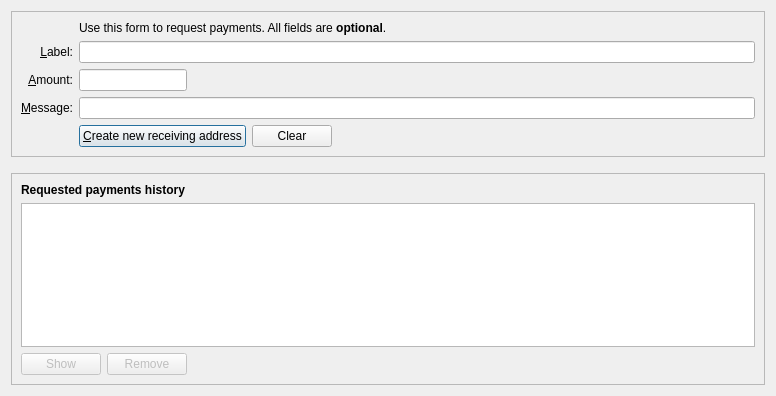
<?xml version="1.0" encoding="UTF-8"?>
<ui version="4.0">
 <class>ReceiveCoinsDialog</class>
 <widget class="QDialog" name="ReceiveCoinsDialog">
  <property name="geometry">
   <rect>
    <x>0</x>
    <y>0</y>
    <width>776</width>
    <height>396</height>
   </rect>
  </property>
  <layout class="QVBoxLayout" name="verticalLayout" stretch="0,0,1">
   <item>
    <widget class="QFrame" name="frame2">
     <property name="sizePolicy">
      <sizepolicy hsizetype="Preferred" vsizetype="Expanding">
       <horstretch>0</horstretch>
       <verstretch>0</verstretch>
      </sizepolicy>
     </property>
     <property name="frameShape">
      <enum>QFrame::StyledPanel</enum>
     </property>
     <property name="frameShadow">
      <enum>QFrame::Sunken</enum>
     </property>
     <layout class="QVBoxLayout" name="verticalLayout_3">
      <item>
       <layout class="QGridLayout" name="gridLayout">
        <item row="5" column="0">
         <widget class="QLabel" name="label">
          <property name="toolTip">
           <string>An optional amount to request. Leave this empty or zero to not request a specific amount.</string>
          </property>
          <property name="text">
           <string>&amp;Amount:</string>
          </property>
          <property name="alignment">
           <set>Qt::AlignRight|Qt::AlignTrailing|Qt::AlignVCenter</set>
          </property>
          <property name="buddy">
           <cstring>reqAmount</cstring>
          </property>
         </widget>
        </item>
        <item row="6" column="0">
         <widget class="QLabel" name="label_3">
          <property name="toolTip">
           <string>An optional message to attach to the payment request, which will be displayed when the request is opened. Note: The message will not be sent with the payment over the Kronein network.</string>
          </property>
          <property name="text">
           <string>&amp;Message:</string>
          </property>
          <property name="alignment">
           <set>Qt::AlignRight|Qt::AlignTrailing|Qt::AlignVCenter</set>
          </property>
          <property name="buddy">
           <cstring>reqMessage</cstring>
          </property>
         </widget>
        </item>
        <item row="4" column="2">
         <widget class="QLineEdit" name="reqLabel">
          <property name="toolTip">
           <string>An optional label to associate with the new receiving address (used by you to identify an invoice).  It is also attached to the payment request.</string>
          </property>
         </widget>
        </item>
        <item row="2" column="2">
         <widget class="QLabel" name="label_5">
          <property name="text">
           <string>Use this form to request payments. All fields are &lt;b&gt;optional&lt;/b&gt;.</string>
          </property>
         </widget>
        </item>
        <item row="4" column="0">
         <widget class="QLabel" name="label_2">
          <property name="toolTip">
           <string>An optional label to associate with the new receiving address.</string>
          </property>
          <property name="text">
           <string>&amp;Label:</string>
          </property>
          <property name="alignment">
           <set>Qt::AlignRight|Qt::AlignTrailing|Qt::AlignVCenter</set>
          </property>
          <property name="buddy">
           <cstring>reqLabel</cstring>
          </property>
         </widget>
        </item>
        <item row="6" column="2">
         <widget class="QLineEdit" name="reqMessage">
          <property name="toolTip">
           <string>An optional message that is attached to the payment request and may be displayed to the sender.</string>
          </property>
         </widget>
        </item>
        <item row="7" column="2">
         <layout class="QHBoxLayout" name="horizontalLayout">
          <item>
           <widget class="QPushButton" name="receiveButton">
            <property name="minimumSize">
             <size>
              <width>150</width>
              <height>0</height>
             </size>
            </property>
            <property name="text">
             <string>&amp;Create new receiving address</string>
            </property>
            <property name="icon">
             <iconset resource="../bitcoin.qrc">
              <normaloff>:/icons/receiving_addresses</normaloff>:/icons/receiving_addresses</iconset>
            </property>
            <property name="autoDefault">
             <bool>false</bool>
            </property>
            <property name="default">
             <bool>true</bool>
            </property>
           </widget>
          </item>
          <item>
           <widget class="QPushButton" name="clearButton">
            <property name="sizePolicy">
             <sizepolicy hsizetype="Minimum" vsizetype="Fixed">
              <horstretch>0</horstretch>
              <verstretch>0</verstretch>
             </sizepolicy>
            </property>
            <property name="toolTip">
             <string>Clear all fields of the form.</string>
            </property>
            <property name="text">
             <string>Clear</string>
            </property>
            <property name="icon">
             <iconset resource="../bitcoin.qrc">
              <normaloff>:/icons/remove</normaloff>:/icons/remove</iconset>
            </property>
            <property name="autoDefault">
             <bool>false</bool>
            </property>
           </widget>
          </item>
          <item>
           <spacer name="horizontalSpacer">
            <property name="orientation">
             <enum>Qt::Horizontal</enum>
            </property>
            <property name="sizeHint" stdset="0">
             <size>
              <width>40</width>
              <height>20</height>
             </size>
            </property>
           </spacer>
          </item>
         </layout>
        </item>
        <item row="7" column="0">
         <widget class="QLabel" name="label_7">
          <property name="text">
           <string/>
          </property>
         </widget>
        </item>
        <item row="5" column="2">
         <layout class="QHBoxLayout" name="horizontalLayout_6">
          <item>
           <widget class="BitcoinAmountField" name="reqAmount">
            <property name="sizePolicy">
             <sizepolicy hsizetype="Fixed" vsizetype="Fixed">
              <horstretch>0</horstretch>
              <verstretch>0</verstretch>
             </sizepolicy>
            </property>
            <property name="minimumSize">
             <size>
              <width>80</width>
              <height>0</height>
             </size>
            </property>
            <property name="maximumSize">
             <size>
              <width>1000</width>
              <height>100</height>
             </size>
            </property>
            <property name="toolTip">
             <string>An optional amount to request. Leave this empty or zero to not request a specific amount.</string>
            </property>
           </widget>
          </item>
          <item>
           <spacer name="horizontalSpacer_3">
            <property name="orientation">
             <enum>Qt::Horizontal</enum>
            </property>
            <property name="sizeHint" stdset="0">
             <size>
              <width>0</width>
              <height>0</height>
             </size>
            </property>
           </spacer>
          </item>
         </layout>
        </item>
       </layout>
      </item>
     </layout>
    </widget>
   </item>
   <item>
    <spacer name="verticalSpacer_2">
     <property name="orientation">
      <enum>Qt::Vertical</enum>
     </property>
     <property name="sizeHint" stdset="0">
      <size>
       <width>20</width>
       <height>10</height>
      </size>
     </property>
    </spacer>
   </item>
   <item>
    <widget class="QFrame" name="frame">
     <property name="sizePolicy">
      <sizepolicy hsizetype="Preferred" vsizetype="Expanding">
       <horstretch>0</horstretch>
       <verstretch>0</verstretch>
      </sizepolicy>
     </property>
     <property name="frameShape">
      <enum>QFrame::StyledPanel</enum>
     </property>
     <property name="frameShadow">
      <enum>QFrame::Raised</enum>
     </property>
     <layout class="QVBoxLayout" name="verticalLayout_2">
      <item>
       <widget class="QLabel" name="label_6">
        <property name="font">
         <font>
          <weight>75</weight>
          <bold>true</bold>
         </font>
        </property>
        <property name="text">
         <string>Requested payments history</string>
        </property>
       </widget>
      </item>
      <item>
       <widget class="QTableView" name="recentRequestsView">
        <property name="contextMenuPolicy">
         <enum>Qt::CustomContextMenu</enum>
        </property>
        <property name="tabKeyNavigation">
         <bool>false</bool>
        </property>
        <property name="sortingEnabled">
         <bool>true</bool>
        </property>
       </widget>
      </item>
      <item>
       <layout class="QHBoxLayout" name="horizontalLayout_2">
        <item>
         <widget class="QPushButton" name="showRequestButton">
          <property name="enabled">
           <bool>false</bool>
          </property>
          <property name="toolTip">
           <string>Show the selected request (does the same as double clicking an entry)</string>
          </property>
          <property name="text">
           <string>Show</string>
          </property>
          <property name="icon">
           <iconset resource="../bitcoin.qrc">
            <normaloff>:/icons/eye</normaloff>:/icons/eye</iconset>
          </property>
          <property name="autoDefault">
           <bool>false</bool>
          </property>
         </widget>
        </item>
        <item>
         <widget class="QPushButton" name="removeRequestButton">
          <property name="enabled">
           <bool>false</bool>
          </property>
          <property name="toolTip">
           <string>Remove the selected entries from the list</string>
          </property>
          <property name="text">
           <string>Remove</string>
          </property>
          <property name="icon">
           <iconset resource="../bitcoin.qrc">
            <normaloff>:/icons/remove</normaloff>:/icons/remove</iconset>
          </property>
          <property name="autoDefault">
           <bool>false</bool>
          </property>
         </widget>
        </item>
        <item>
         <spacer name="horizontalSpacer_2">
          <property name="orientation">
           <enum>Qt::Horizontal</enum>
          </property>
          <property name="sizeHint" stdset="0">
           <size>
            <width>40</width>
            <height>20</height>
           </size>
          </property>
         </spacer>
        </item>
       </layout>
      </item>
     </layout>
    </widget>
   </item>
  </layout>
 </widget>
 <customwidgets>
  <customwidget>
   <class>BitcoinAmountField</class>
   <extends>QLineEdit</extends>
   <header>qt/bitcoinamountfield.h</header>
   <container>1</container>
  </customwidget>
 </customwidgets>
 <tabstops>
  <tabstop>reqLabel</tabstop>
  <tabstop>reqAmount</tabstop>
  <tabstop>reqMessage</tabstop>
  <tabstop>receiveButton</tabstop>
  <tabstop>clearButton</tabstop>
  <tabstop>recentRequestsView</tabstop>
  <tabstop>showRequestButton</tabstop>
  <tabstop>removeRequestButton</tabstop>
 </tabstops>
 <resources>
  <include location="../bitcoin.qrc"/>
 </resources>
 <connections/>
</ui>
